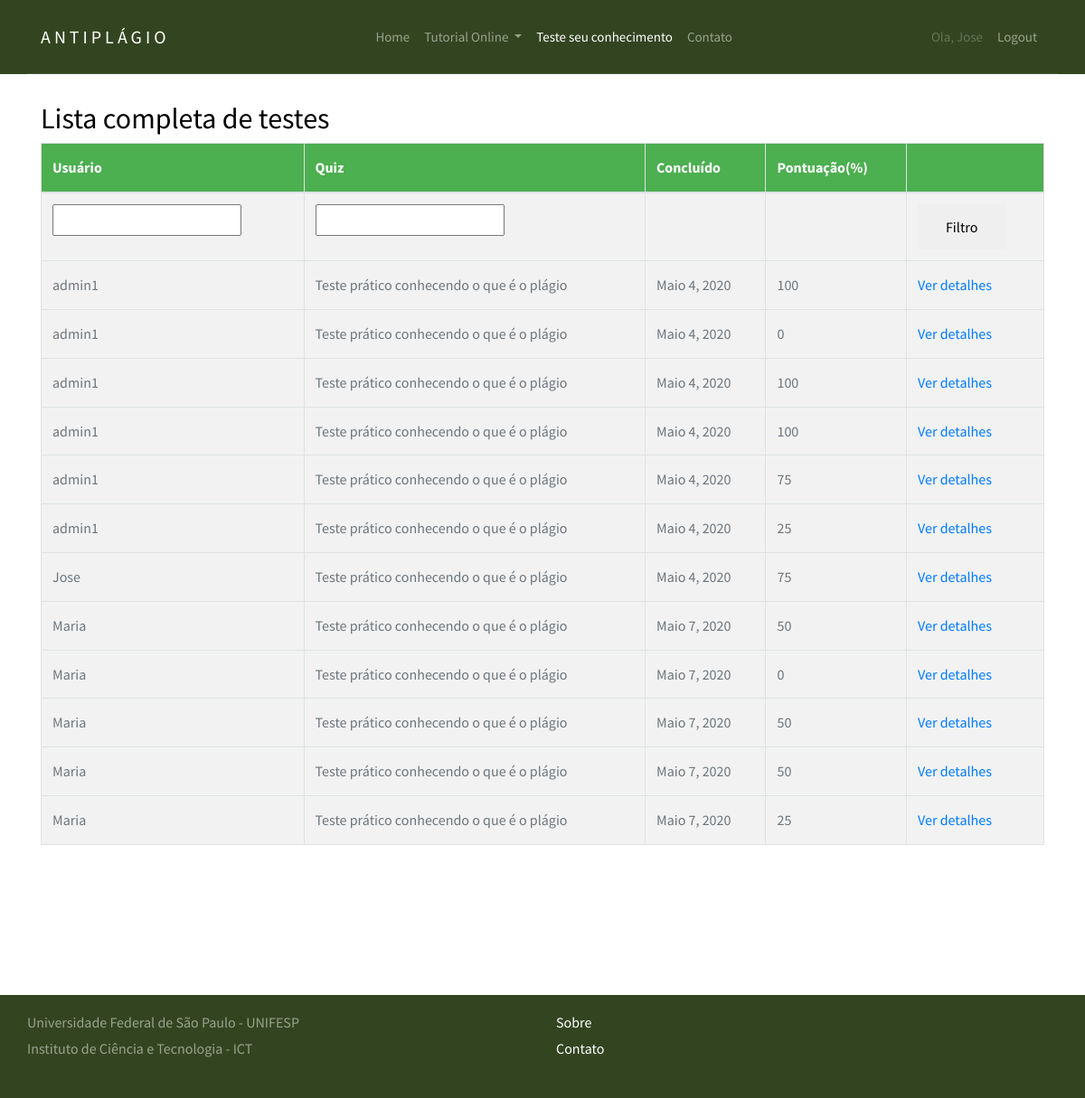
Page /quiz/marking/ (signed in) on the earlier database version.
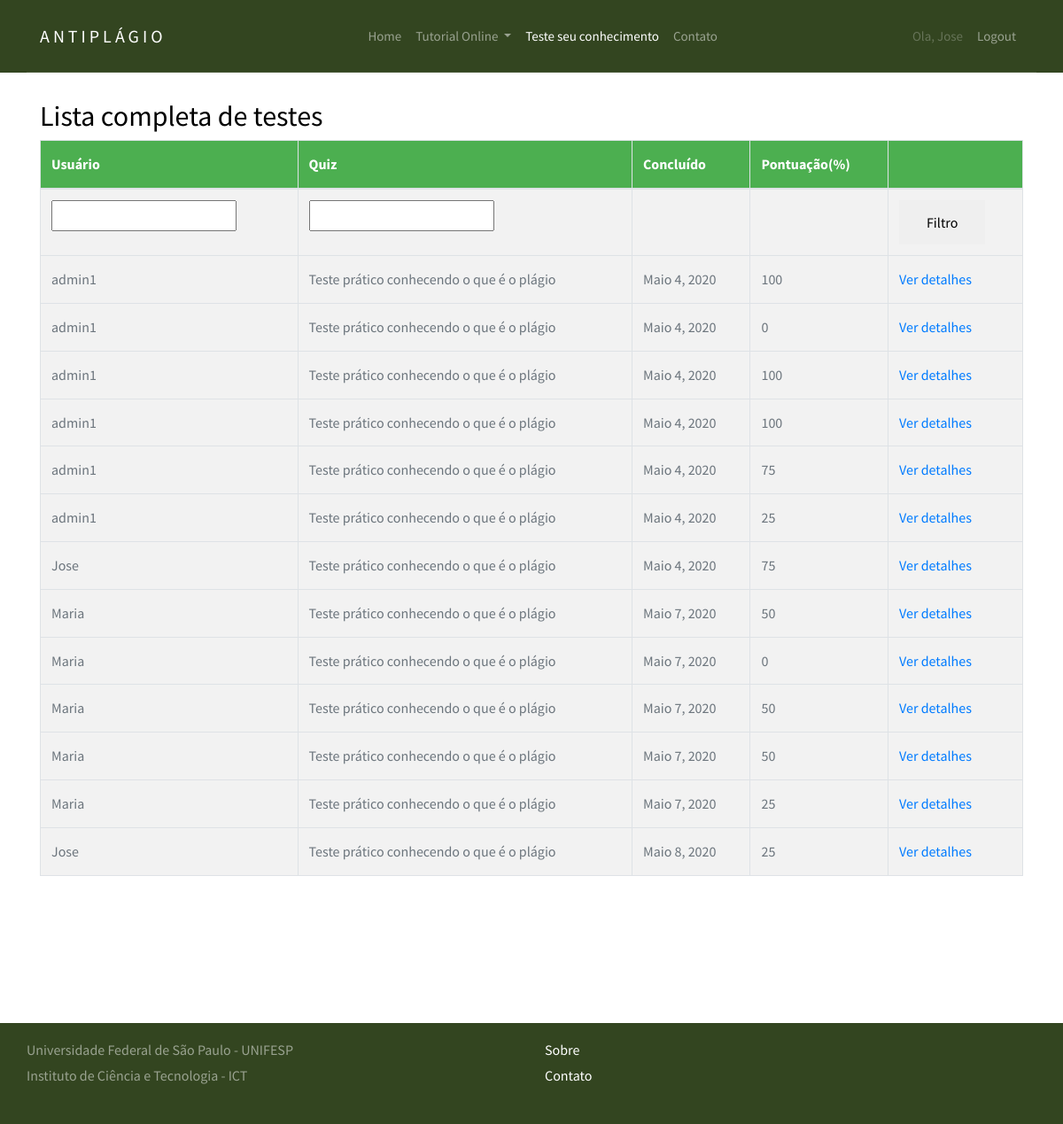
Same page on the later database version.
### django_quiz/quiz/models.py (models this page shows, shortened)
class Sitting(models.Model):
    user = models.ForeignKey(settings.AUTH_USER_MODEL, verbose_name=_("Usuário"), on_delete=models.PROTECT)
    quiz = models.ForeignKey(Quiz, verbose_name=_("Quiz"), on_delete=models.PROTECT)
    question_order = models.CharField(
        max_length=1024,
        verbose_name=_("Ordem das questões"),
        validators=[validate_comma_separated_integer_list])
    question_list = models.CharField(
        max_length=1024,
        verbose_name=_("Lista das questões"),
        validators=[validate_comma_separated_integer_list])
    incorrect_questions = models.CharField(
        max_length=1024,
        blank=True,
        verbose_name=_("Questões incorretas"),
        validators=[validate_comma_separated_integer_list])
    current_score = models.IntegerField(verbose_name=_("Pontuação atual"))
    complete = models.BooleanField(default=False, blank=False,
                                   verbose_name=_("Completa"))
    user_answers = models.TextField(blank=True, default='{}',
                                    verbose_name=_("Resposta do usuário"))
    start = models.DateTimeField(auto_now_add=True,
                                 verbose_name=_("Iniciar"))
    end = models.DateTimeField(null=True, blank=True, verbose_name=_("Fim"))
    objects = SittingManager()
    class Meta:
        permissions = (("view_sittings", _("Visualizar testes concluídos.")),)
    def _question_ids(self):
        return [int(n) for n in self.question_order.split(',') if n]
    @property
    def get_percent_correct(self):
        dividend = float(self.current_score)
        divisor = len(self._question_ids())
        if divisor < 1:
            return 0            # prevent divide by zero error
        if dividend > divisor:
            return 100
        correct = int(round((dividend / divisor) * 100))
        if correct >= 1:
            return correct
        else:
            return 0

@python_2_unicode_compatible
class Quiz(models.Model):
    title = models.CharField(
        verbose_name=_("Título"),
        max_length=60, blank=False)
    description = models.TextField(
        verbose_name=_("Descrição"),
        blank=True, help_text=_("Descrição do questionário"))
    url = models.SlugField(
        max_length=60, blank=False,
        help_text=_("Uma URL amigável"),
        verbose_name=_("Uma URL amigável"))
    category = models.ForeignKey(
        Category, null=True, blank=True,
        verbose_name=_("Categoria"), on_delete=models.PROTECT)
    random_order = models.BooleanField(
        blank=False, default=False,
        verbose_name=_("Ordem aleatória"),
        help_text=_("Exibe as peguntas em"
                    "uma ordem aleatória ou como eles "
                    "estão setados?"))
    max_questions = models.PositiveIntegerField(
        blank=True, null=True, verbose_name=_("Questões Max"),
        help_text=_("Número de perguntas a serem respondidas em cada tentativa."))
    answers_at_end = models.BooleanField(
        blank=False, default=False,
        help_text=_("A resposta correta NÃO é mostrada após a pergunta ."
                    " Respostas exibidas no final."),
        verbose_name=_("Respostas no final"))
    exam_paper = models.BooleanField(
        blank=False, default=False,
        help_text=_("Se sim o resultado de cada"
                    " tentativa do usuário será"
                    " armazenado. Necessário marcação"),
        verbose_name=_("Resultado teste"))
    single_attempt = models.BooleanField(
        blank=False, default=False,
        help_text=_("Se sim, apenas uma tentativa por"
                    " usuário será permitida"
                    " Não usuários não poderam fazer este teste."),
        verbose_name=_("Tentativa única"))
    pass_mark = models.SmallIntegerField(
        blank=True, default=0,
        verbose_name=_("Marca de aprovação"),
        help_text=_("Porcentagem necessária para passar no teste."),
        validators=[MaxValueValidator(100)])
    success_text = models.TextField(
        blank=True, help_text=_("Exibido se o usuário for aprovado."),
        verbose_name=_("Texto de sucesso"))
    fail_text = models.TextField(
        verbose_name=_("Texto de falha"),
        blank=True, help_text=_("Exibido se o usuário falhar"))
    draft = models.BooleanField(
        blank=True, default=False,
        verbose_name=_("Draft"),
        help_text=_("Se sim o questionário não é exibido"
                    " na lista de perguntas e só pode ser"
                    " visualizada por usuários que podem editar"
                    " os testes."))
    class Meta:
        verbose_name = _("Quiz")
        verbose_name_plural = _("Quizzes")
    def __str__(self):
        return self.title

### django_quiz/quiz/views.py (the view)
class QuizMarkingList(QuizMarkerMixin, SittingFilterTitleMixin, ListView):
    model = Sitting
    def get_queryset(self):
        queryset = super(QuizMarkingList, self).get_queryset()\
                                               .filter(complete=True)
        user_filter = self.request.GET.get('user_filter')
        if user_filter:
            queryset = queryset.filter(user__username__icontains=user_filter)
        return queryset

### django_quiz/quiz/views.py (called while the page is built)
    @method_decorator(login_required)
    @method_decorator(permission_required('quiz.view_sittings'))
    def dispatch(self, *args, **kwargs):
        return super(QuizMarkerMixin, self).dispatch(*args, **kwargs)

    def get_queryset(self):
        queryset = super(SittingFilterTitleMixin, self).get_queryset()
        quiz_filter = self.request.GET.get('quiz_filter')
        if quiz_filter:
            queryset = queryset.filter(quiz__title__icontains=quiz_filter)
        return queryset

### django_quiz/build/lib/quiz/templates/quiz/sitting_list.html (shortened to what this page needs)
{% extends 'base.html' %}
{% load i18n %}
{% block menu %}
<header role="banner">
	<nav class="navbar navbar-expand-md navbar-dark bg-light">
	  <div class="container">
		<a class="navbar-brand absolute" href="{% url 'siteTutorial_home' %}">AntiPlágio</a>
		<div class="collapse navbar-collapse navbar-light" id="navbarsExample05">
		  <ul class="navbar-nav mx-auto">
			<li class="nav-item">
			  <a class="nav-link" href="{% url 'siteTutorial_home' %}">Home</a>
			</li>
			<li class="nav-item dropdown">
				<a class="nav-link dropdown-toggle" href="{% url 'siteTutorial_topicos' %}" id="dropdown04" data-toggle="dropdown-item" aria-haspopup="true" aria-expanded="false">Tutorial Online </a>
			</li>
			<li class="nav-item">
			  <a class="nav-link active" href="{% url 'quiz_index' %}">Teste seu conhecimento</a>
			</li>
			<li class="nav-item">
			  <a class="nav-link" href="contact.html">Contato</a>
			</li>
		  </ul>
		  <ul class="navbar-nav absolute-right">
			{% if user.is_authenticated %}
			<li class="nav-item">
				<a class="nav-link disabled" href="">Ola, {{ user }}</a>
            </li>
            <li class="nav-item">
                    <a class="nav-link" href="{% url 'logout' %}">Logout</a>
            </li>
			{% else %}
			<li class="nav-item">
					<a class="nav-link" href="{% url 'login' %}">Login</a>
			</li>
			{% endif %}
		  </ul>
		</div>
	  </div>
	</nav>
</header>
{% endblock %}
{% block content %}
<h2>{% trans "Lista completa de testes" %}</h2>
    {% if sitting_list %}
		<table class="table table-bordered table-striped">
		  <thead>
			<tr>
			  <th>{% trans "Usuário" %}</th>
			  <th>{% trans "Quiz" %}</th>
			  <th>{% trans "Concluído" %}</th>
			  <th>{% trans "Pontuação" %}(%)</th>
			  <th></th>
			</tr>
		  </thead>
		  <tbody>
			<tr>
			  <form action="" method="GET">
				<td><input type="text" name="user_filter" /></td>
				<td><input type="text" name="quiz_filter" /></td>
				<td></td>
				<td></td>
				<td><button type="submit" class="btn btn-default">{% trans "Filtro"%}</button></td>
			  </form>
			</tr>
        {% for sitting in sitting_list %}
			<tr>
			  <td>{{ sitting.user }}</td>
			  <td>{{ sitting.quiz }}</td>
			  <td>{{ sitting.end|date }}</td>
			  <td>{{ sitting.get_percent_correct }}</td>
			  <td>
				<a href="{% url 'quiz_marking_detail' pk=sitting.id %}">
				  {% trans "Ver detalhes" %}
				</a>
			</tr>
        {% endfor %}
		  </tbody>
		</table>
    {% else %}
        <p>{% trans "Não há questionários correspondentes" %}.</p>
    {% endif %}
{% endblock %}

Differences in the rows shown:
added Sitting: user "Jose", quiz "Teste prático conhecendo o que é o plágio", end "Maio 8, 2020", get_percent_correct "25"
